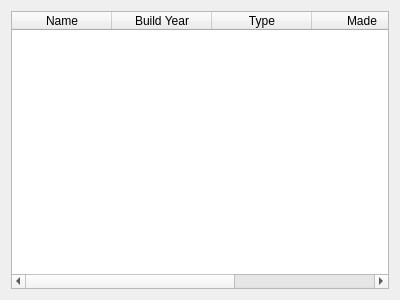
<?xml version="1.0" encoding="UTF-8"?>
<ui version="4.0">
 <class>addComToSci</class>
 <widget class="QDialog" name="addComToSci">
  <property name="geometry">
   <rect>
    <x>0</x>
    <y>0</y>
    <width>400</width>
    <height>300</height>
   </rect>
  </property>
  <property name="windowTitle">
   <string>Dialog</string>
  </property>
  <layout class="QVBoxLayout" name="verticalLayout">
   <item>
    <widget class="QTableWidget" name="tableWidget">
     <column>
      <property name="text">
       <string>Name</string>
      </property>
     </column>
     <column>
      <property name="text">
       <string>Build Year</string>
      </property>
     </column>
     <column>
      <property name="text">
       <string>Type</string>
      </property>
     </column>
     <column>
      <property name="text">
       <string>Made</string>
      </property>
     </column>
     <column>
      <property name="text">
       <string/>
      </property>
     </column>
    </widget>
   </item>
  </layout>
 </widget>
 <resources/>
 <connections/>
</ui>
